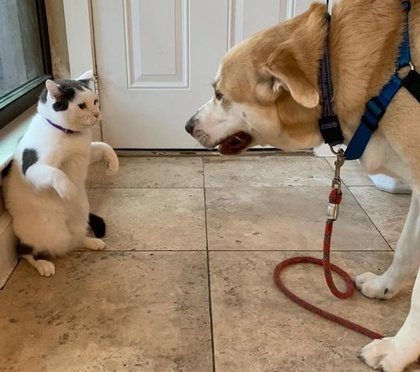
%> input picture numericalLA/hmk5/jvsp.jpg, 420 x 372 px, shrunk from 542 x 480 before the run
$ octave --eval "classic_gs;"   (GNU Octave 9; MATLAB toolbox functions it lacks are replaced by stand-ins)
%> lines starting %> are read from the running program, lines starting %| are printed output that depends on the picture; long printed decimals are rounded
function classic_gs()
% S. Pollock, MAD 6406, fall 2020
% Simple, non-optimized implementation of Classic Gram-Schmidt with
% tests for orthgonality and normalization of the columns of Q.

% Experiment 1: random matrix
% User, set m, n the dimensions of the incoming matrix
%m = 332;
%n = 300;
%A = 256*rand(m,n);
%flip = 0; %% don't transpose in final visualization

% Expriment 2: QR the cat vs. dog picture (uncomment to run it)
tmp = imread('jvsp.jpg');
%> tmp is the input picture: size 372x420x3 uint8; mean R, G, B 152.4, 131.7, 109.4
A = double(tmp(:,:,1))'; % this picture has more columns than rows, so we are
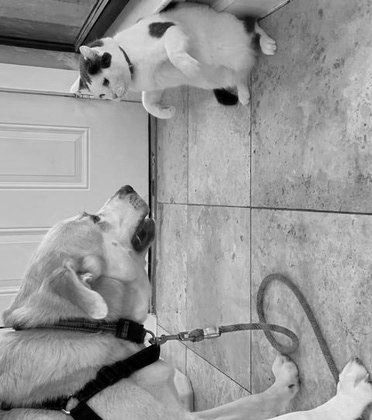
%> A: size 420x372 double; min 0, max 255, mean 152.4
%                         % QR-ing its transpose
flip = 1;                % transpose final visualization
[m,n] = size(A);
%> m = 420; n = 372

% initialize an nxn matrix Rc (c for classic) to contain the upper-triangular R1
% initialize an mxn matrix Qc to contain the vectors q_i
Rc = zeros(n,n);
Qc = zeros(m,n);
% -- classic Gram-Schmidt
for j = 1:n
  v = A(:,j);
  for i = 1:j-1
    q = Qc(:,i);
    r = q'*A(:,j);
    v = v - q*r;
    Rc(i,j) = r;
  end
  r = norm(v);
  Qc(:,j) = (1/r)*v;
  Rc(j,j) = r;
end
%> this loop made 372 passes
%> r on passes 1 to 3: 3478.8, 120, 127.7
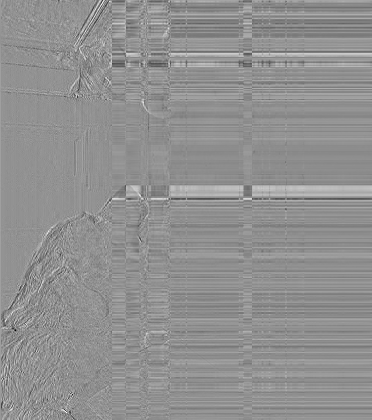
%> Qc: size 420x372 double; min -0.549, max 0.416, mean -6.55e-05; drawn with min black and max white
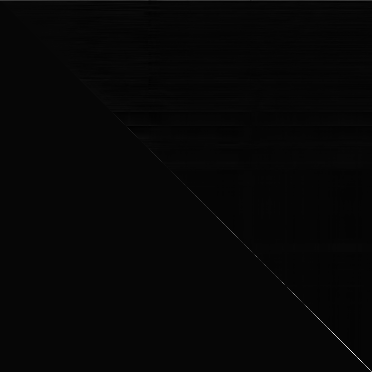
%> Rc: size 372x372 double; min -419.2, max 17100.1, mean 22.7; drawn with min black and max white

orth_err = zeros(n*(n-1)/2,1);
norm_err = zeros(n,1);
% test for orthogonality
k = 0; %% running index
for i = 1:n-1
  norm_err(i) = abs(Qc(:,i)'*Qc(:,i)-1.0);
  for j = i+1:n
    k = k+1;
    orth_err(k) = abs(Qc(:,i)'*Qc(:,j));
  end
end
%> after the loop, k = 69006; norm_err = 372 values, max 2.66e-15 at index 128, min 0 at index 30, mean 7.02e-16
norm_err(n) = abs(Qc(:,n)'*Qc(:,n)-1.0);

% -- display some results
fprintf('\nm = %g, n = %g\n------------------------------------\n',m,n)
%| m = 420, n = 372
%| ------------------------------------
fprintf('maximum orthogonality error: %g \n', max(orth_err))
%| maximum orthogonality error: 1
fprintf('average orthogonality error: %g \n', sum(orth_err)*2/(n*(n-1)) )
%| average orthogonality error: 0.385
fprintf('maximum normalization error: %g \n', max(norm_err))
%| maximum normalization error: 2.66454e-15
fprintf('average normalization error: %g \n', sum(norm_err)/n )
%| average normalization error: 7.06126e-16

% Adding Householder QR factorization to Gram-Schmidt - based on Algo 10.1
Rc = zeros(n,n);
Qc = zeros(m,n);
Qold=eye(m);
% -- classic Gram-Schmidt
for k = 1:n
  x = A(k:m,k);
  size(x,1)
  unitvec=zeros(size(x,1),1);
  unitvec(1)=1
  minus=-norm(x)*unitvec -x;
  plus=norm(x)*unitvec +x;
  if (abs(minus)>abs(plus))
      v=minus;
  else
      v=plus;
  end
  v=v/norm(v);
  A(k:m,k:n)=A(k:m,k:n)-2*v*(v'*A(k:m,k:n));
  %Build eq. 10.2 matrix for Q
  identityMat=eye(k-1);
  F=zeros(m-k+1);
  FI=eye(m-k+1);
  F=FI-2*(v*v')/(v'*v);
  zeroTop=zeros(k-1,m-(k-1));
  zeroBottom=zeros(m-(k-1),k-1);
  BuiltQ= [identityMat, zeroTop ; zeroBottom, F];
  Qnew=Qold*BuiltQ;
  Qold=Qnew;
end
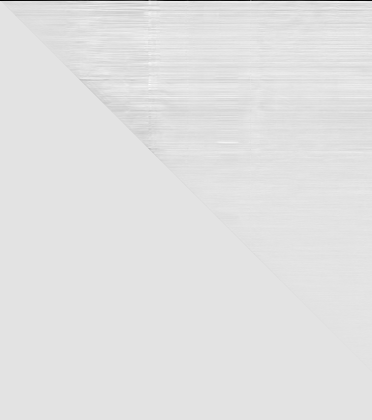
%> A: size 420x372 double; min -3478.8, max 419.2, mean -22.6; drawn with min black and max white
%> after the loop, unitvec = 49 values, max 1 at index 1, min 0 at index 2, mean 0.0204; v = 49 values, max 0.677 at index 1, min -0.174 at index 17, mean 0.0143
Rc=A;
Qc=Qold;

orth_err = zeros(n*(n-1)/2,1);
norm_err = zeros(n,1);
% test for orthogonality
k = 0; %% running index
for i = 1:n-1
  norm_err(i) = abs(Qc(:,i)'*Qc(:,i)-1.0);
  for j = i+1:n
    k = k+1;
    orth_err(k) = abs(Qc(:,i)'*Qc(:,j));
  end
end
%> after the loop, norm_err = 372 values, max 9.33e-15 at index 1, min 0 at index 8, mean 1.49e-15
norm_err(n) = abs(Qc(:,n)'*Qc(:,n)-1.0);

% -- display some results
fprintf('\nm = %g, n = %g\n------------------------------------\n',m,n)
%| m = 420, n = 372
%| ------------------------------------
fprintf('maximum orthogonality error: %g \n', max(orth_err))
%| maximum orthogonality error: 4.0354e-15
fprintf('average orthogonality error: %g \n', sum(orth_err)*2/(n*(n-1)) )
%| average orthogonality error: 4.53476e-16
fprintf('maximum normalization error: %g \n', max(norm_err))
%| maximum normalization error: 9.32587e-15
fprintf('average normalization error: %g \n', sum(norm_err)/n )
%| average normalization error: 1.49641e-15
%


% -- visualize the results (visualize the transpose if we transposed
% -- the original matrix, and marked flip==1 )
if flip==1
  Arecon = (Qc*Rc)';
else
  Arecon = (Qc*Rc);
end
figure(1), imshow(Arecon,[0,255]); title(sprintf('reconstructed array'))
%> after `imshow(Arecon,[0,255])`:
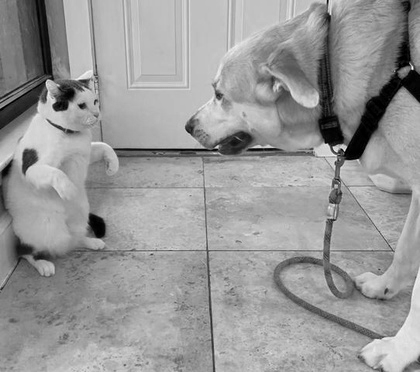
%> displayed picture: size 372x420, on the screen's scale of 0 to 255; min 0, max 255, mean 152.4; mean of the top-left, top-right, bottom-left and bottom-right quarters 155, 140.3, 151.4, 162.8
